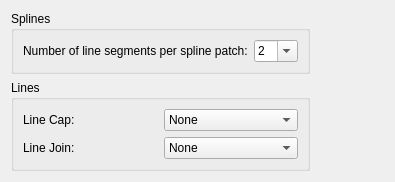
     <widget class="QWidget" name="tabSplines">
      <attribute name="title">
       <string>&amp;Splines and Lines</string>
      </attribute>
      <layout class="QGridLayout" name="gridLayout_15">
       <item row="0" column="0">
        <widget class="QGroupBox" name="groupBox_3">
         <property name="title">
          <string>Splines</string>
         </property>
         <layout class="QGridLayout" name="gridLayout_16">
          <item row="0" column="1">
           <widget class="QComboBox" name="cbSplineSegs">
            <property name="editable">
             <bool>true</bool>
            </property>
            <item>
             <property name="text">
              <string notr="true">2</string>
             </property>
            </item>
            <item>
             <property name="text">
              <string notr="true">4</string>
             </property>
            </item>
            <item>
             <property name="text">
              <string notr="true">8</string>
             </property>
            </item>
            <item>
             <property name="text">
              <string notr="true">16</string>
             </property>
            </item>
            <item>
             <property name="text">
              <string notr="true">32</string>
             </property>
            </item>
            <item>
             <property name="text">
              <string notr="true">64</string>
             </property>
            </item>
           </widget>
          </item>
          <item row="0" column="0">
           <widget class="QLabel" name="lSplineSegs">
            <property name="text">
             <string>Number of line segments per spline patch:</string>
            </property>
            <property name="wordWrap">
             <bool>false</bool>
            </property>
           </widget>
          </item>
         </layout>
        </widget>
       </item>
       <item row="1" column="0">
        <widget class="QGroupBox" name="groupBox_4">
         <property name="title">
          <string>Lines</string>
         </property>
         <layout class="QGridLayout" name="gridLayout_17">
          <item row="0" column="0">
           <widget class="QLabel" name="label_17">
            <property name="text">
             <string>Line Cap:</string>
            </property>
           </widget>
          </item>
          <item row="0" column="1">
           <widget class="QComboBox" name="cbLineCap">
            <property name="toolTip">
             <string>End cap for lines</string>
            </property>
            <item>
             <property name="text">
              <string>None</string>
             </property>
            </item>
            <item>
             <property name="text">
              <string>Round</string>
             </property>
            </item>
            <item>
             <property name="text">
              <string>Angle</string>
             </property>
            </item>
            <item>
             <property name="text">
              <string>Square</string>
             </property>
            </item>
           </widget>
          </item>
          <item row="1" column="0">
           <widget class="QLabel" name="label_18">
            <property name="text">
             <string>Line Join:</string>
            </property>
           </widget>
          </item>
          <item row="1" column="1">
           <widget class="QComboBox" name="cbLineJoin">
            <property name="toolTip">
             <string>Mode of lines joining in polylines or paths</string>
            </property>
            <item>
             <property name="text">
              <string>None</string>
             </property>
            </item>
            <item>
             <property name="text">
              <string>Round</string>
             </property>
            </item>
            <item>
             <property name="text">
              <string>Angle</string>
             </property>
            </item>
            <item>
             <property name="text">
              <string>Flat</string>
             </property>
            </item>
           </widget>
          </item>
         </layout>
        </widget>
       </item>
       <item row="4" column="0" colspan="2">
        <spacer name="spacer19_2">
         <property name="orientation">
          <enum>Qt::Vertical</enum>
         </property>
         <property name="sizeType">
          <enum>QSizePolicy::Expanding</enum>
         </property>
         <property name="sizeHint" stdset="0">
          <size>
           <width>20</width>
           <height>0</height>
          </size>
         </property>
        </spacer>
       </item>
       <item row="0" column="1">
        <spacer name="horizontalSpacer_7">
         <property name="orientation">
          <enum>Qt::Horizontal</enum>
         </property>
         <property name="sizeHint" stdset="0">
          <size>
           <width>40</width>
           <height>20</height>
          </size>
         </property>
        </spacer>
       </item>
      </layout>
     </widget>
